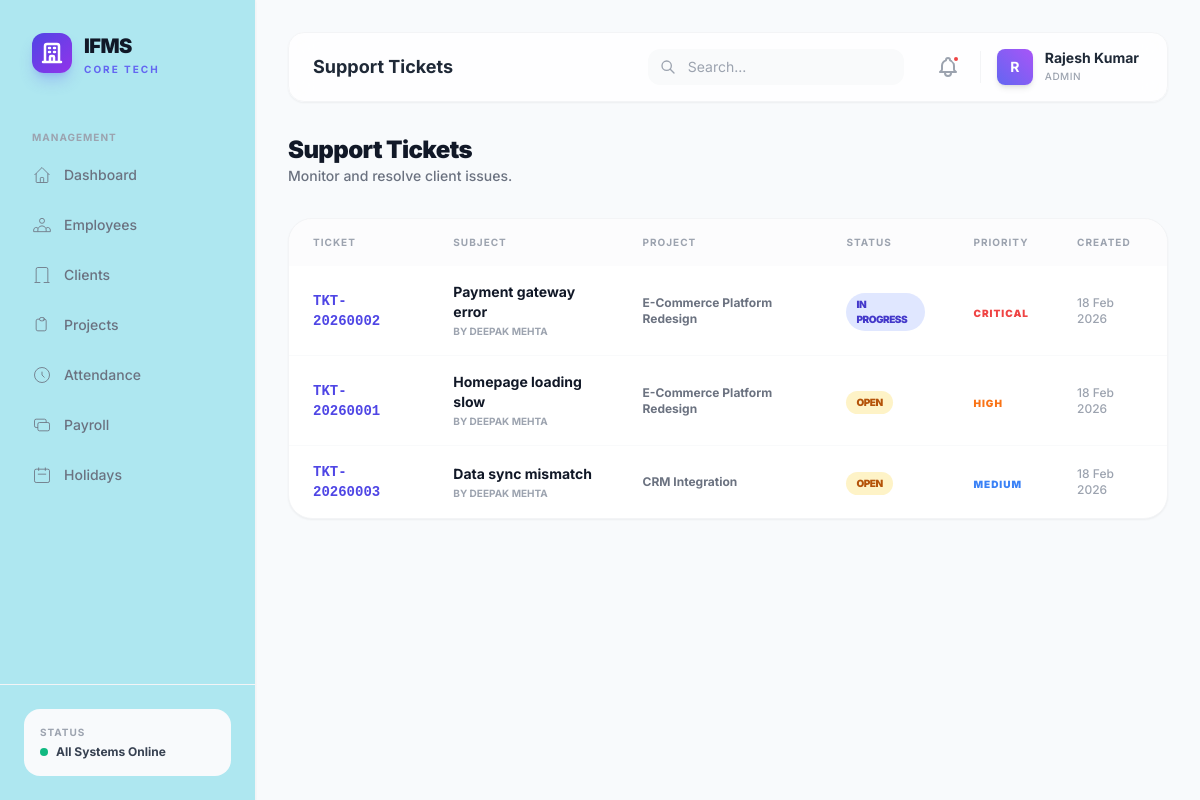
Screenshot of /admin/tickets.php (signed in) with the database file from the repository.
### tables this page shows
CREATE TABLE IF NOT EXISTS support_tickets (
    id INT AUTO_INCREMENT PRIMARY KEY,
    ticket_number VARCHAR(20) NOT NULL UNIQUE,
    project_id INT,
    created_by INT NOT NULL,
    assigned_to INT,
    subject VARCHAR(255) NOT NULL,
    description TEXT NOT NULL,
    priority ENUM('low','medium','high','critical') DEFAULT 'medium',
    status ENUM('open','in_progress','waiting','resolved','closed') DEFAULT 'open',
    category VARCHAR(100),
    resolution TEXT,
    resolved_at DATETIME,
    created_at TIMESTAMP DEFAULT CURRENT_TIMESTAMP,
    updated_at TIMESTAMP DEFAULT CURRENT_TIMESTAMP ON UPDATE CURRENT_TIMESTAMP,
    FOREIGN KEY (project_id) REFERENCES projects(id),
    FOREIGN KEY (created_by) REFERENCES users(id),
    FOREIGN KEY (assigned_to) REFERENCES employees(id)
);

CREATE TABLE IF NOT EXISTS users (
    id INT AUTO_INCREMENT PRIMARY KEY,
    email VARCHAR(255) NOT NULL UNIQUE,
    password VARCHAR(255) NOT NULL,
    role ENUM('admin','employee','client') NOT NULL DEFAULT 'employee',
    full_name VARCHAR(255) NOT NULL,
    phone VARCHAR(20),
    avatar VARCHAR(500),
    is_active TINYINT(1) DEFAULT 1,
    last_login DATETIME,
    created_at TIMESTAMP DEFAULT CURRENT_TIMESTAMP,
    updated_at TIMESTAMP DEFAULT CURRENT_TIMESTAMP ON UPDATE CURRENT_TIMESTAMP
);

CREATE TABLE IF NOT EXISTS projects (
    id INT AUTO_INCREMENT PRIMARY KEY,
    title VARCHAR(255) NOT NULL,
    slug VARCHAR(255) NOT NULL UNIQUE,
    description TEXT,
    organization_id INT,
    status ENUM('pending','approved','in_progress','on_hold','completed','cancelled') DEFAULT 'pending',
    priority ENUM('low','medium','high','critical') DEFAULT 'medium',
    start_date DATE,
    end_date DATE,
    estimated_budget DECIMAL(14,2),
    actual_cost DECIMAL(14,2) DEFAULT 0,
    progress_percentage TINYINT DEFAULT 0,
    created_by INT,
    created_at TIMESTAMP DEFAULT CURRENT_TIMESTAMP,
    updated_at TIMESTAMP DEFAULT CURRENT_TIMESTAMP ON UPDATE CURRENT_TIMESTAMP,
    FOREIGN KEY (organization_id) REFERENCES organizations(id),
    FOREIGN KEY (created_by) REFERENCES users(id)
);

### admin/tickets.php (the view, shortened to what this page needs)
<?php
$db = getDB();
$tickets = $db->query("
    SELECT st.*, u.full_name AS created_by_name, p.title AS project_title, e.user_id AS assigned_user_id
    FROM support_tickets st
    LEFT JOIN users u ON st.created_by = u.id
    LEFT JOIN projects p ON st.project_id = p.id
    LEFT JOIN employees e ON st.assigned_to = e.id
    ORDER BY st.priority = 'critical' DESC, st.created_at DESC
")->fetchAll();
include __DIR__ . '/../includes/header.php';
?>
<div class="mb-8">
    <h2 class="text-2xl font-black text-gray-900 tracking-tight">Support Tickets</h2>
    <p class="text-sm text-gray-500 font-medium">Monitor and resolve client issues.</p>
</div>
<div class="bg-white rounded-3xl border border-gray-100 shadow-sm overflow-hidden">
    <div class="overflow-x-auto">
        <table class="w-full">
            <thead>
                <tr class="text-left text-[10px] font-black text-gray-400 uppercase tracking-widest bg-gray-50/50">
                    <th class="px-6 py-4">Ticket</th>
                    <th class="px-6 py-4">Subject</th>
                    <th class="px-6 py-4">Project</th>
                    <th class="px-6 py-4">Status</th>
                    <th class="px-6 py-4">Priority</th>
                    <th class="px-6 py-4">Created</th>
                </tr>
            </thead>
            <tbody class="divide-y divide-gray-50">
                <?php foreach ($tickets as $t): ?>
                <tr class="hover:bg-gray-50/50 transition-colors">
                    <td class="px-6 py-4 text-sm font-mono font-bold text-indigo-600"><?= $t['ticket_number'] ?></td>
                    <td class="px-6 py-4">
                        <p class="text-sm font-bold text-gray-900"><?= htmlspecialchars($t['subject']) ?></p>
                        <p class="text-[10px] text-gray-400 font-bold uppercase mt-0.5">By <?= htmlspecialchars($t['created_by_name']) ?></p>
                    </td>
                    <td class="px-6 py-4 text-xs font-bold text-gray-500"><?= htmlspecialchars($t['project_title'] ?? 'General Support') ?></td>
                    <td class="px-6 py-4">
                        <span class="inline-flex items-center px-2.5 py-1 rounded-full text-[10px] font-black uppercase tracking-tighter <?php
                            echo match($t['status']) {
                                'open' => 'bg-amber-100 text-amber-700',
                                'in_progress' => 'bg-indigo-100 text-indigo-700',
                                'resolved' => 'bg-emerald-100 text-emerald-700',
                                default => 'bg-gray-100 text-gray-600'
                            };
                        ?>"><?= str_replace('_', ' ', $t['status']) ?></span>
                    </td>
                    <td class="px-6 py-4">
                        <span class="text-[10px] font-black uppercase tracking-widest <?php
                            echo match($t['priority']) {
                                'critical' => 'text-red-500',
                                'high' => 'text-orange-500',
                                default => 'text-blue-500'
                            };
                        ?>"><?= $t['priority'] ?></span>
                    </td>
                    <td class="px-6 py-4 text-xs text-gray-400 font-medium"><?= date('d M Y', strtotime($t['created_at'])) ?></td>
                </tr>
                <?php endforeach; ?>
            </tbody>
        </table>
    </div>
</div>
<?php include __DIR__ . '/../includes/footer.php'; ?>

### includes/header.php (style rules this page uses)
* { font-family: 'Inter', sans-serif; }

### rows the page displays
support_tickets: ticket_number "TKT-20260002", subject "Payment gateway error", created_by.full_name "DEEPAK MEHTA", project.title "E-Commerce Platform Redesign", status "IN PROGRESS", priority "CRITICAL", created_at "18 Feb 2026"
support_tickets: ticket_number "TKT-20260001", subject "Homepage loading slow", created_by.full_name "DEEPAK MEHTA", project.title "E-Commerce Platform Redesign", status "OPEN", priority "HIGH", created_at "18 Feb 2026"
support_tickets: ticket_number "TKT-20260003", subject "Data sync mismatch", created_by.full_name "DEEPAK MEHTA", project.title "CRM Integration", status "OPEN", priority "MEDIUM", created_at "18 Feb 2026"

### other values shown
$pageTitle "Support Tickets"
substr($user['full_name'], 0, 1) "R"
$user['full_name'] "Rajesh Kumar"
$user['role'] "ADMIN"
